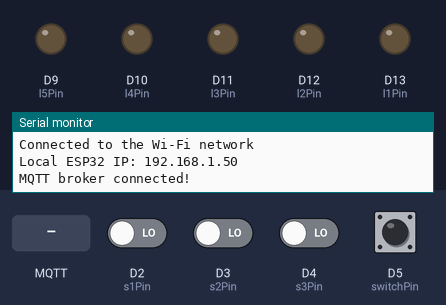
Bench run of a sketch on a simulated Arduino MKR. Parts: output pins drawn as LEDs (lit = HIGH), the last lines printed to the serial monitor. The inputs (shaded band) are chosen by the test bench; at power-on: D2 (s1Pin), D3 (s2Pin), D4 (s3Pin), D5 (switchPin) LOW. WiFi joins after 1.5 s; servers stay silent unless stated; no MQTT or app messages arrive unless stated.

Above: at 2.7 s.
2.8 s: MQTT message "1" arrives on the first subscribed topic
At 3.9 s:
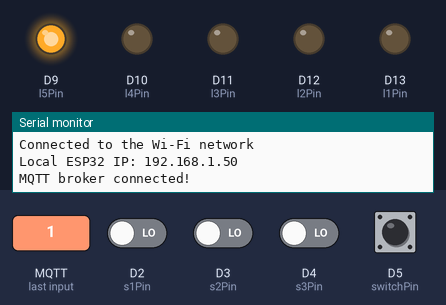
4.3 s: D2 (s1Pin) driven HIGH
At 5.0 s:
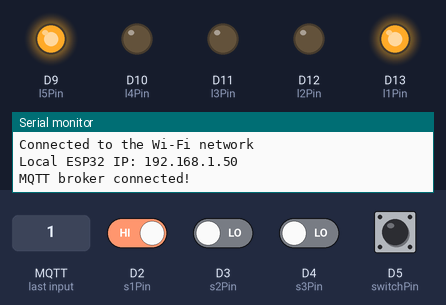
5.8 s: D3 (s2Pin) driven HIGH
At 6.2 s:
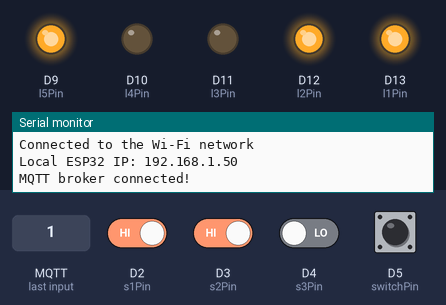
7.3 s: D4 (s3Pin) driven HIGH
At 8.5 s:
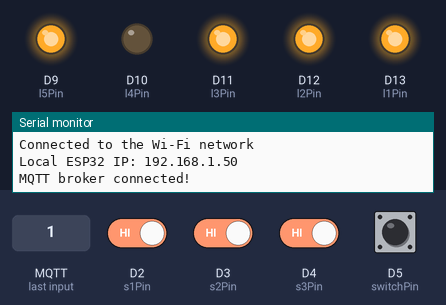
8.8 s: D5 (switchPin) pulled HIGH for 0.15 s
At 8.87 s:
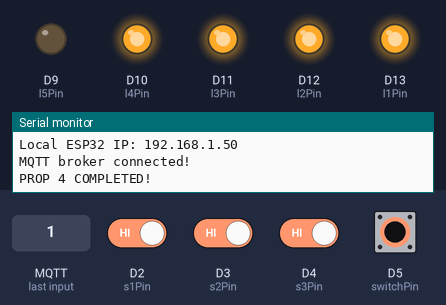
10.4 s: D2 (s1Pin) driven LOW
At 10.9 s:
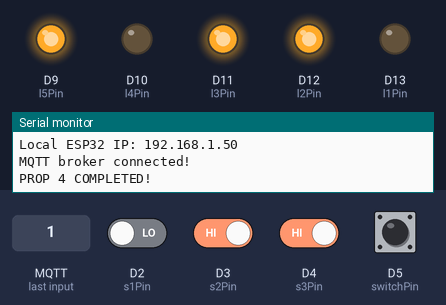
Timing chart, 0 to 12.9 s (numbered marks = the images above; inputs shaded):
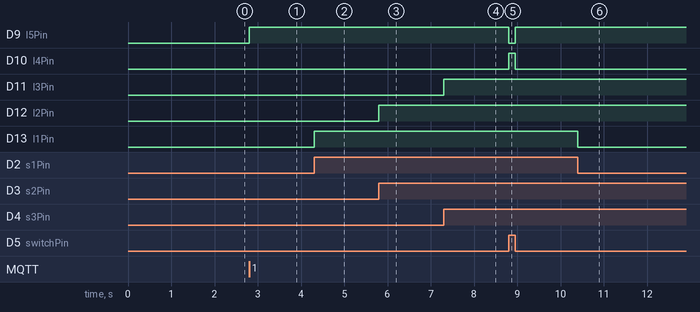

Measured:
- after the input at 2.8 s, D9 (l5Pin): LOW → HIGH at once
- after the input at 4.3 s, D13 (l1Pin): LOW → HIGH at once
- after the input at 5.8 s, D12 (l2Pin): LOW → HIGH at once
- after the input at 7.3 s, D11 (l3Pin): LOW → HIGH at once
- after the input at 8.8 s, D9 (l5Pin): HIGH → LOW at once, → HIGH 0.15 s later; D10 (l4Pin): LOW → HIGH at once, → LOW 0.15 s later
- after the input at 10.4 s, D13 (l1Pin): HIGH → LOW at once

The sketch:

code.ino
```cpp
#include <WiFiNINA.h>
#include <PubSubClient.h>

// WiFi
const char *ssid = "WOT"; // Enter your WiFi name
const char *password = "enterthegame";  // Enter WiFi password

// MQTT Broker
const char *mqtt_broker = "192.168.50.234";
const int mqtt_port = 1883;

const char *mqttPuzzleCompleteTopic = "prop4/puzzleComplete";
const char *mqttPuzzleCompleteMessage = "completed";

const char *mqttStartChallenge = "prop4/index";
const char *mqttRestartChallenge = "restartArduino/now";

//PINS

const int s1Pin = 2; //Relay 1 input
const int l1Pin = 13; //Cijfer 1 led

const int s2Pin = 3; //Relay 2 input
const int l2Pin = 12; //Cijfer 2 led

const int s3Pin = 4; //Relay 3 input
const int l3Pin = 11; //Cijfer 3 led

const int switchPin = 5; //Relay 4 input
const int l4Pin = 10; //Schakelaar led

const int l5Pin = 9;

bool challengeStarted = false;

bool completed = false;

WiFiClient espClient;
PubSubClient mqttClient(espClient);

void setupWifi() {

  // Connect to SSID
  WiFi.begin(ssid, password);
  while (WiFi.status() != WL_CONNECTED) {
    delay(500);
    Serial.println("Connecting to WiFi..");
  }

  // Let them know
  Serial.println("Connected to the Wi-Fi network");
  Serial.print("Local ESP32 IP: ");
  Serial.println(WiFi.localIP());
}

void mqttCallback(char* topic, byte* payload, unsigned int length) {
  if (strcmp(topic, mqttStartChallenge) == 0) {
    if(mqttClient.connected()) {
      challengeStarted = true;
    }
  } else if (strcmp(topic, mqttRestartChallenge) == 0) {
        if(mqttClient.connected()) {
    Serial.println("Restarting Arduino...");
    mqttClient.publish(mqttPuzzleCompleteTopic, "false");
    mqttClient.publish(mqttStartChallenge, "false");

    challengeStarted = false;
    digitalWrite(l1Pin, LOW);
    digitalWrite(l2Pin, LOW);
    digitalWrite(l3Pin, LOW);
    digitalWrite(l5Pin, HIGH);
    digitalWrite(l4Pin, LOW);

    delay(1000); // Delay to allow serial print to complete
    asm volatile ("  jmp 0"); // Jump to the beginning of the program to reset
  }}
}


void setupMQTT() {
  // Connecting to a MQTT broker
  mqttClient.setServer(mqtt_broker, mqtt_port);

  // Set the callback whenever we receive a topic
  mqttClient.setCallback(mqttCallback);

  // Start connecting
  while (!mqttClient.connected()) {
    if (mqttClient.connect("prop4")) {
      Serial.println("MQTT broker connected!");
    } else {
      Serial.print("MQTT connection failed with state ");
      Serial.print(mqttClient.state());
      delay(2000);
    }
  }

  // Subscribe
  mqttClient.subscribe(mqttStartChallenge);
  mqttClient.subscribe(mqttPuzzleCompleteTopic);
  mqttClient.subscribe(mqttRestartChallenge);

}

void setup() {
  // Set software serial baud to 115200;
  Serial.begin(9600);

 pinMode(s1Pin, INPUT); // Use internal pull-up resistor
  pinMode(l1Pin, OUTPUT);

  pinMode(s2Pin, INPUT); // Use internal pull-up resistor
  pinMode(l2Pin, OUTPUT);

  pinMode(s3Pin, INPUT); // Use internal pull-up resistor
  pinMode(l3Pin, OUTPUT);

  pinMode(switchPin, INPUT); // Use internal pull-up resistor
  pinMode(l4Pin, OUTPUT);
  pinMode(l5Pin, OUTPUT);

  // Setup WiFi
  setupWifi();

  // Setup MQTT
  setupMQTT();
}

void loop() {

  mqttClient.loop();

  if (challengeStarted) {

    if (digitalRead(s1Pin) == HIGH) {
    digitalWrite(l1Pin, HIGH);
  } else {
    digitalWrite(l1Pin, LOW);
  }

  if (digitalRead(s2Pin) == HIGH) {
    digitalWrite(l2Pin, HIGH);
  } else {
    digitalWrite(l2Pin, LOW);
  }

  if (digitalRead(s3Pin) == HIGH) {
    digitalWrite(l3Pin, HIGH);
  } else {
    digitalWrite(l3Pin, LOW);
  }

  if (digitalRead(switchPin) == HIGH) {
    digitalWrite(l4Pin, HIGH);
    digitalWrite(l5Pin, LOW);
  } else {
    digitalWrite(l5Pin, HIGH);
    digitalWrite(l4Pin, LOW);
  }

  checkPropCompletion();
  }


}

void checkPropCompletion() {
  if (!completed && digitalRead(s1Pin) == HIGH && digitalRead(s2Pin) == HIGH && digitalRead(s3Pin) == HIGH && digitalRead(switchPin) == HIGH) {
    completed = true;
    Serial.println("PROP 4 COMPLETED!");

    // Publish a message to a specific topic when propCompleted is true

      mqttClient.publish(mqttPuzzleCompleteTopic, mqttPuzzleCompleteMessage);
      // mqttClient.publish(mqttPuzzleCompleteTopic5, "");


  }
}
```
